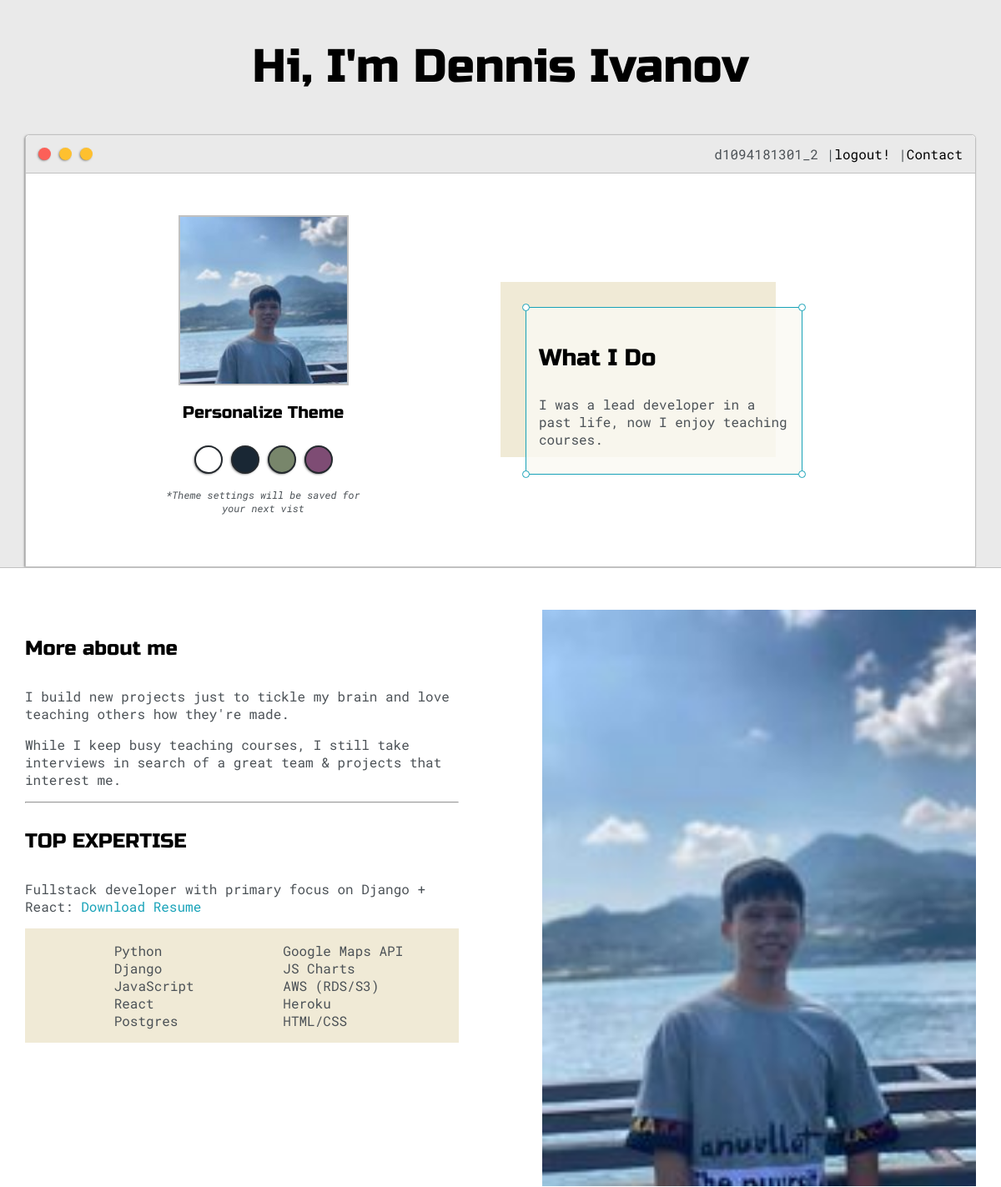
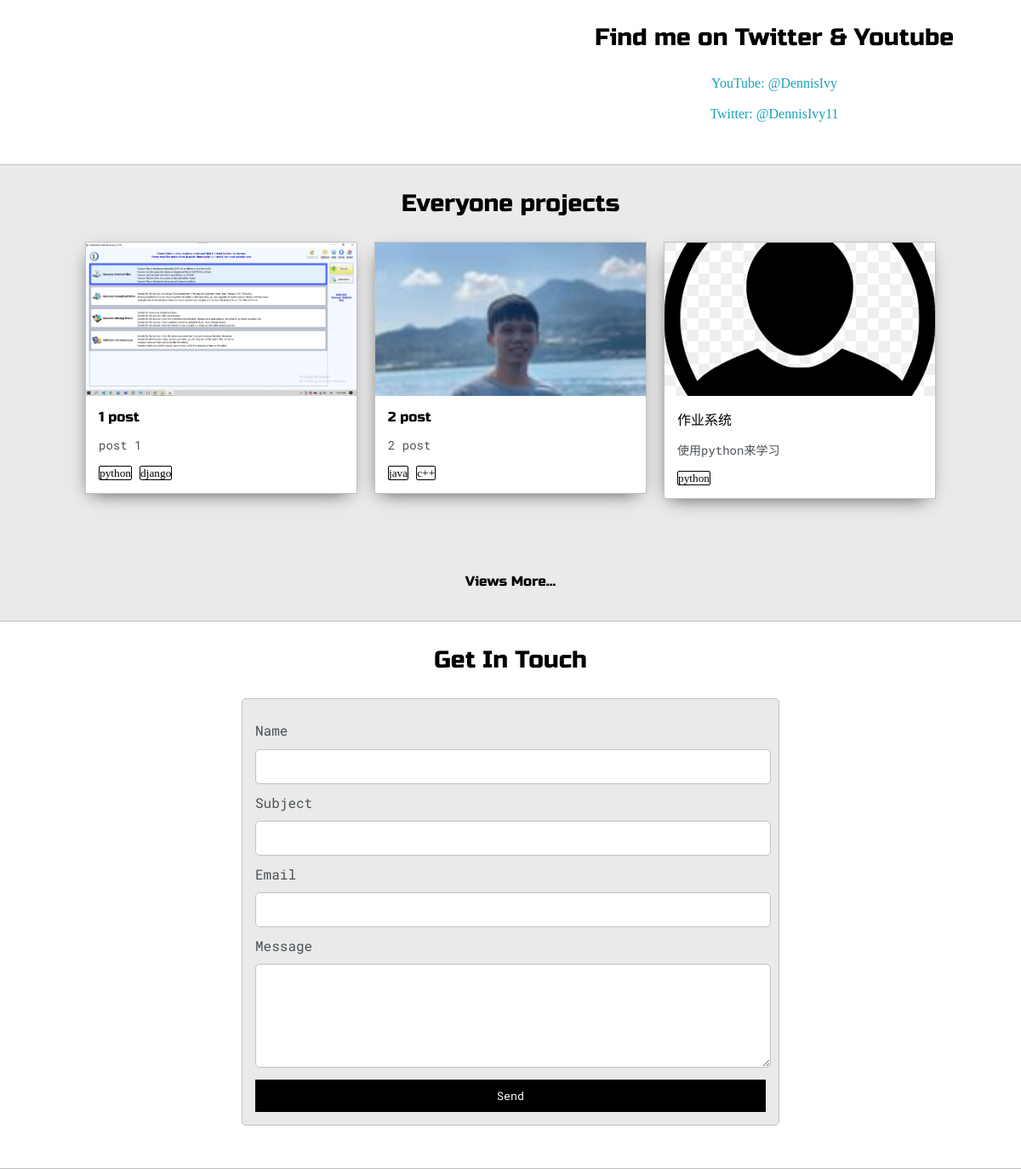
Screenshot of / (signed in) with the database file from the repository (2 pictures, top to bottom).
### OurProfile/models.py (models this page shows, shortened)
class Post(models.Model):
    customer = models.ForeignKey(User,on_delete=models.CASCADE)
    images = models.ImageField(null = True,blank=True)
    title = models.CharField(max_length=200)
    body = models.TextField(max_length=500)
    date_created = models.DateTimeField(auto_now_add=True)
    categories = models.ManyToManyField(Tag,null=True)
    public = models.BooleanField(default=False)
    private = models.BooleanField(default=False)

class Tag(models.Model):
    name = models.CharField(max_length=50)
    def __str__(self):
        return self.name

### OurProfile/views.py (the view)
# urls.py: path('',views.home,name="home"),
def home(request):
    posts = Post.objects.all()[0:3]
    context = {'posts':posts}
    return render(request,"OurProfile/home.html",context)

### OurProfile/templates/OurProfile/home.html (shortened to what this page needs)
<!DOCTYPE html>
{% load static %}
<html>
<head>
	<link rel="stylesheet"  type="text/css" href="{% static 'css/layout.css' %}">
	<link id="theme-style" rel="stylesheet" type="text/css" href="">
</head>
<body>
	<section class="s1">
		<div class="main-container">
			<div class="greeting-wrapper">
				<h1>Hi, I'm Dennis Ivanov</h1>
			</div>
			<div class="intro-wrapper">
				{% include 'OurProfile/navbar.html' %}
				<div class="left-column">
					<img id="profile_pic" src="{% static 'images/me.jpg' %}">
					<h5 style="text-align: center;line-height: 0;">Personalize Theme</h5>
					<div id="theme-options-wrapper">
						<div data-mode="light" id="light-mode" class="theme-dot"></div>
						<div data-mode="blue" id="blue-mode" class="theme-dot"></div>
						<div data-mode="green" id="green-mode" class="theme-dot"></div>
						<div data-mode="purple" id="purple-mode" class="theme-dot"></div>
					</div>
					<p id="settings-note">*Theme settings will be saved for<br>your next vist</p>
				</div>
				<div class="right-column">
					<div id="preview-shadow">
						<div id="preview">
							<div id="corner-tl" class="corner"></div>
							<div id="corner-tr" class="corner"></div>
							<h3>What I Do</h3>
							<p>I was a lead developer in a past life, now I enjoy teaching courses.</p>
							<div id="corner-br" class="corner"></div>
							<div id="corner-bl" class="corner"></div>
						</div>
					</div>
				</div>
			</div>
		</div>
	</section>
	<section class="s2">
		<div class="main-container">
			<div class="about-wrapper">
				<div class="about-me">
					<h4>More about me</h4>
					<p>I build new projects just to tickle my brain and love teaching others how they're made.</p>
					<p>While I keep busy teaching courses, I still take interviews in search of a great team & projects that interest me.</p>
					<hr>
					<h4>TOP EXPERTISE</h4>
					<p>Fullstack developer with primary focus on Django + React: <a target="_blank" href="resume.pdf">Download Resume</a></p>
					<div id="skills">
						<ul>
							<li>Python</li>
							<li>Django</li>
							<li>JavaScript</li>
							<li>React</li>
							<li>Postgres</li>
						</ul>
						<ul>
							<li>Google Maps API</li>
							<li>JS Charts</li>
							<li>AWS (RDS/S3)</li>
							<li>Heroku</li>
							<li>HTML/CSS</li>
						</ul>
					</div>
				</div>
				<div class="social-links">
					<img id="social_img" src="{% static 'images/me.jpg' %}">
					<h3>Find me on Twitter & Youtube</h3>
					<a target="_blank" href="https://www.youtube.com/c/dennisivy">YouTube: @DennisIvy</a>
					<br>
					<a target="_blank" href="https://twitter.com/dennisivy11">Twitter: @DennisIvy11</a>
				</div>
			</div>
		</div>
	</section>
	<section class="s1">
		<div class="main-container">
			<h3 style="text-align: center;">Everyone projects</h3>
			<div class="post-wrapper">
			{% for post in posts %}
				<div>
					<div class="post">
						<a href="{% url 'post' post.id %}"><img class="thumbnail" src="{{ post.images.url }}"></a>
						<div class="post-preview">
							<h6 class="post-title">{{post.title}}</h6>
							<p class="post-intro">{{post.body}}</p>
							{% for categories in post.categories.all %}
								<small style="border: solid 1px;border-radius: 2px;margin-right: 5px;">{{categories}}</small>
							{% endfor %}
						</div>
					</div>
				</div>
			{% endfor %}
			</div>
			<a href="{% url 'posts' %}"><h6 style="text-align: center;">Views More...</h6></a>
		</div>
	</section>
	<section class="s2">
		<div class="main-container">
			<h3 style="text-align: center;">Get In Touch</h3>
			<form id="contact-form">
				<label>Name</label>
				<input class="input-field" type="text" name="name">
				<label>Subject</label>
				<input class="input-field" type="text" name="subject">
				<label>Email</label>
				<input class="input-field" type="text" name="email">
				<label>Message</label>
				<textarea class="input-field" name="message"></textarea>
				<input id="submit-btn" type="submit" value="Send">
			</form>
		</div>
	</section>
</body>
</html>

### OurProfile/templates/OurProfile/navbar.html
{% load static %}
    <div class="nav-wrapper">
            <div class="dots-wrapper">
                <a href="{% url 'home' %}"><div id="dot-1" class="browser-dot"></div></a>
                <a href="{% url 'posts' %}"><div id="dot-2" class="browser-dot"></div></a>
                <a href="#"><div id="dot-2" class="browser-dot"></div></a>
            </div>
        <ul id="navigation">
            <li>
            {% if  request.user.is_authenticated %}
                {{user}}
                |<a href="{% url 'logout' %}">logout!</a>
            {% else %}
                <a href="{% url 'login' %}">login</a>
                |<a href="{% url 'createuser' %}">register?</a>
            {% endif %}
                |<a href="{% url 'home' %}">Contact</a>
            </li>
        </ul>
    </div>

### rows the page displays
Post: images (picture), title "1 post", body "post 1"
Tag: name "python"
Tag: name "django"
Post: images (picture), title "2 post", body "2 post"
Tag: name "java"
Tag: name "c++"
Post: images (picture), title "作业系统", body "使用python来学习"

### other values shown
{{ user }} "d1094181301_2"
